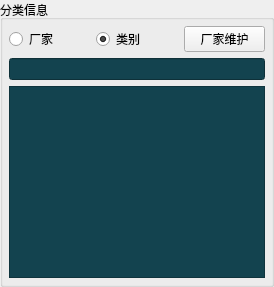
    <widget class="QGroupBox" name="groupBox">
     <property name="minimumSize">
      <size>
       <width>240</width>
       <height>0</height>
      </size>
     </property>
     <property name="maximumSize">
      <size>
       <width>280</width>
       <height>16777215</height>
      </size>
     </property>
     <property name="title">
      <string>分类信息</string>
     </property>
     <layout class="QGridLayout" name="gridLayout_3">
      <property name="leftMargin">
       <number>6</number>
      </property>
      <property name="topMargin">
       <number>6</number>
      </property>
      <property name="rightMargin">
       <number>6</number>
      </property>
      <property name="bottomMargin">
       <number>6</number>
      </property>
      <item row="0" column="0">
       <widget class="QRadioButton" name="RbFactory">
        <property name="text">
         <string>厂家</string>
        </property>
        <property name="checked">
         <bool>false</bool>
        </property>
       </widget>
      </item>
      <item row="0" column="1">
       <widget class="QRadioButton" name="RbType">
        <property name="text">
         <string>类别</string>
        </property>
        <property name="checked">
         <bool>true</bool>
        </property>
       </widget>
      </item>
      <item row="0" column="2">
       <widget class="QPushButton" name="BtnFactoryManage">
        <property name="text">
         <string>厂家维护</string>
        </property>
       </widget>
      </item>
      <item row="1" column="0" colspan="3">
       <widget class="QLineEdit" name="EdSearchGroup">
        <property name="styleSheet">
         <string notr="true">background-color: rgba(19, 67, 79, 1);
color: rgb(255, 255, 255);
</string>
        </property>
       </widget>
      </item>
      <item row="2" column="0" colspan="3">
       <widget class="QTreeView" name="treeViewUnitGroup">
        <property name="focusPolicy">
         <enum>Qt::NoFocus</enum>
        </property>
        <property name="styleSheet">
         <string notr="true">QTreeView{background-color: rgba(19, 67, 79, 1);
color: rgb(255, 255, 255);}

QTreeView::branch:closed:has-children{
	image: url(:/new/prefix1/image/下拉3.png);
}
QTreeView::branch:open:has-children{
	image: url(:/new/prefix1/image/上拉.png);
}</string>
        </property>
        <property name="editTriggers">
         <set>QAbstractItemView::NoEditTriggers</set>
        </property>
       </widget>
      </item>
     </layout>
    </widget>
